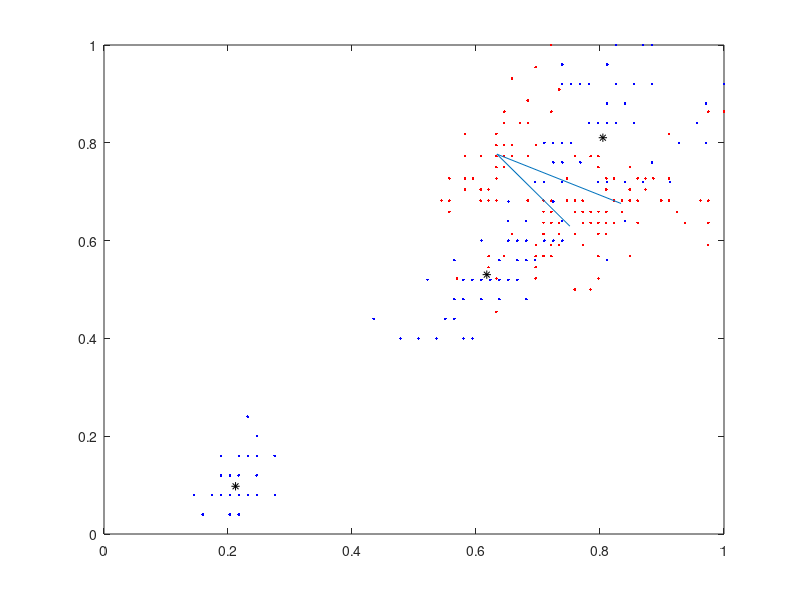

Write the MATLAB code that produced this figure.
clc;
clear;

% Number of centroids
K = 3;

% Generate cluster data
Data = load('iris.dat');

X = Data(:,1:5); %all features from data
% generate some random cluster data

% normilize Data

X = Data;
max_x1 = max(X(:,1));
norm_x1 = X(:,1)/max_x1
max_x2 = max(X(:,2));
norm_x2 = X(:,2)/max_x2
max_x3 = max(X(:,3));
norm_x3 = X(:,3)/max_x3
max_x4 = max(X(:,4));
norm_x4 = X(:,4)/max_x4
max_x5 = max(X(:,5));
norm_x5 = X(:,5)/max_x5
norm_x = [norm_x1,norm_x2,norm_x3,norm_x4,norm_x5]
plot(norm_x(:,1),norm_x(:,2),'r*',norm_x(:,3),norm_x(:,4),'b*');

% Let m=rows n=cols
m = size(norm_x,1);
n = size(norm_x,2);

% Randomly init the centroids
randidx = randperm(m);
centroids = norm_x(randidx(1:K),:);



%%%%%%% START LOOP %%%%%%%

delta = 0.01;
break_err = 999;
while break_err > delta

  % Create the index map bin
  indices = zeros(m,1);

  for i=1:m
    
      % Initial min index guess
      k = 1;
    
      % Euclidean Distance for first K centroid
      min_dist = sqrt(sum((norm_x(i,:) - centroids(1,:)).^2));
    
      for j=2:K
        
          dist = sqrt(sum((norm_x(i,:) - centroids(j,:)).^2));
        
          if(dist < min_dist)
              min_dist = dist;
              k = j;
          end
          
      end 
      indices(i) = k;
  end

  % Storing the old centroids?
  old_centroids = centroids;

  % Updating the centroids?
  for i=1:K
  
      % Getting points closest to a centroid?
      temp_bin = norm_x(indices==i,:);
  
      % bin count
      count = size(temp_bin,1);
      
      % Updating centroids
       centroids(i,:) = sum(temp_bin) * 1/count;

  end    
      
  % Hn error to break at convergence?
  break_err = sum(sqrt(sum((old_centroids - centroids).^2))./K);
  break_err
  
%%%%%%% END LOOP %%%%%%%
end
plot(norm_x(:,1),norm_x(:,2),'r.',norm_x(:,3),norm_x(:,4),'b.',centroids(:,1),centroids(:,2),centroids(:,3),centroids(:,4),'k*');
